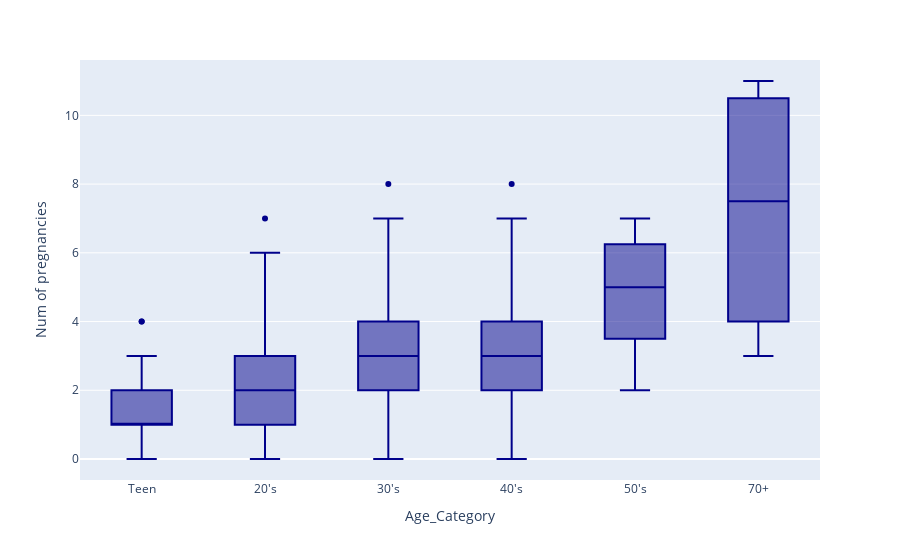

Source (notebook cell):
### Code cell
#showing box plot age category by number of pregnancies
age_pregnancy_bar = px.box(imputed_data, x="Age_Category", y="Num of pregnancies", color_discrete_sequence=["darkblue"],
                           points="outliers", category_orders=[ \
    "Teen", "20's", "30's", "40's", "50's", "70+",])

age_pregnancy_bar.update_xaxes(categoryorder='array', categoryarray= ["Teen", "20's", "30's", "40's", "50's", "70+"])

age_pregnancy_bar.show()

### Figure 1 — Plotly figure (JSON) as saved in the notebook; plotly's stock layout.template omitted (floating-point values rounded to 4 significant figures; data arrays with more than 128 entries replaced by an {"elided": "..."} marker saying what was removed)
{"data": [{"alignmentgroup": "True", "boxpoints": "outliers", "hovertemplate": "Age_Category=%{x}<br>Num of pregnancies=%{y}<extra></extra>", "legendgroup": "", "marker": {"color": "darkblue"}, "name": "", "notched": false, "offsetgroup": "", "orientation": "v", "showlegend": false, "type": "box", "x": {"elided": "858 str values"}, "x0": " ", "xaxis": "x", "y": {"elided": "858 int values"}, "y0": " ", "yaxis": "y"}], "layout": {"boxmode": "group", "legend": {"tracegroupgap": 0}, "margin": {"t": 60}, "xaxis": {"anchor": "y", "categoryarray": ["Teen", "20's", "30's", "40's", "50's", "70+"], "categoryorder": "array", "domain": [0, 1], "title": {"text": "Age_Category"}}, "yaxis": {"anchor": "x", "domain": [0, 1], "title": {"text": "Num of pregnancies"}}}}
